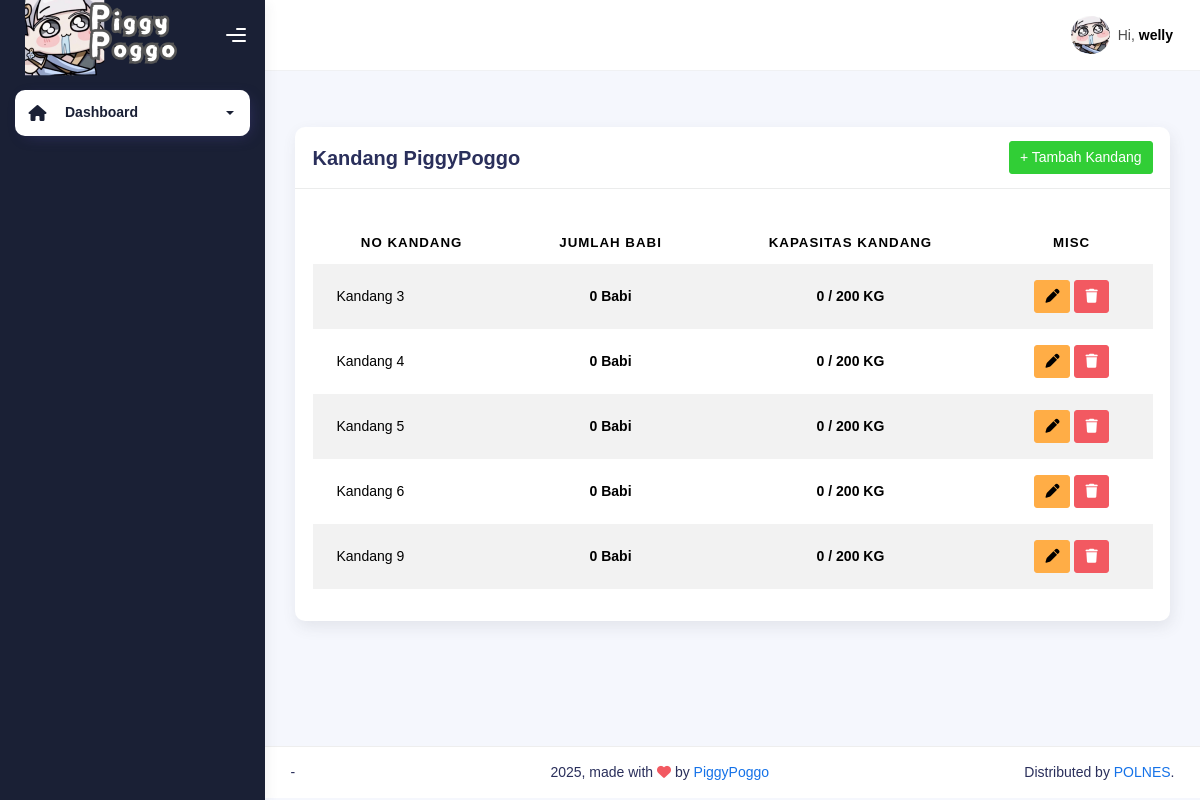
Page /kandang (signed in) on the committed database.
### piggypoggo_app/models.py (models this page shows)
class Kandang(models.Model):
    nomor_kandang = models.IntegerField(null=True, blank=True)
    def __str__(self):
        return f'{self.nomor_kandang}'

### piggypoggo_app/views.py (the view)
# urls.py: path('kandang', views.kandang, name="kandang"),
@login_required
@status_required([1, 2])
def kandang(request):
    all_kandangs = Kandang.objects.all()
    for kandang in all_kandangs:
        count = 0
        berat = 0
        all_babis = Babi.objects.filter(kandang=kandang)
        for babi in all_babis:
            babi.laporan = Laporan.objects.filter(babi=babi).last()
            berat += Decimal(babi.laporan.berat_badan)
        count += all_babis.count()
        kandang.banyaknya_babi = count
        kandang.berat_kandang = berat
    context = {
        'on': 'kandang',
        'all_kandangs': all_kandangs,
    }
    return render(request, 'kandang.html', context)

### piggypoggo_app/templates/kandang.html (shortened to what this page needs)
{% extends "base-dashboard.html" %} {% load static %}
{% block content %}
<div class="container">
    <div class="page-inner">
        <div class="page-header">
        </div>
        <div class="row">
            <div class="col-md-12">
                <div class="card">
                    <div class="card-header" style="display: flex; justify-content: space-between; align-items: center;">
                        <div class="card-title" style="margin-right: 10px;">Kandang PiggyPoggo</div>
                        <div>
                            <a href="{% url 'tambah-kandang' %}" class="btn btn-success" style="font-size: inherit; padding: 5px 10px;">+ Tambah Kandang</a>
                        </div>
                    </div>
                    <div class="card-body">
                        <table class="table table-striped mt-3">
                        <thead>
                            <tr>
                            <th scope="col" style="text-align: center;">No Kandang</th>
                            <th scope="col" style="text-align: center;">Jumlah Babi</th>
                            <th scope="col" style="text-align: center;">Kapasitas Kandang</th>
                            <th scope="col" style="text-align: center;">MISC</th>
                            </tr>
                        </thead>
                        <tbody>
                            {% for kandang in all_kandangs %}
                            <tr>
                                <td>Kandang {{ kandang }}</td>
                                <td style="text-align: center;"><b>{{ kandang.banyaknya_babi }} Babi</b></td>
                                <td style="text-align: center;"><b><span class="">{{ kandang.berat_kandang }}</span> / 200 KG</b></td>
                                <td style="text-align: center;">
                                    <a href="{% url 'edit-kandang' kandang_pk=kandang.pk %}" class="btn btn-warning" style="font-size: inherit; padding: 5px 10px;">
                                        <i class="fa fa-pen"></i>
                                    </a>
                                    <a href="#" class="btn btn-danger" style="font-size: inherit; padding: 5px 10px;" data-bs-toggle="modal" data-bs-target="#confirmDeleteModal{{ kandang.pk }}">
                                        <i class="fa fa-trash"></i>
                                    </a>
                                </td>
                            </tr>
                            {% endfor %}
                        </tbody>
                        </table>
                    </div>
                </div>
            </div>
        </div>
    </div>
</div>
{% endblock content %}

### piggypoggo_app/templates/base-dashboard.html (shortened to what this page needs)
{% load static %}
<!DOCTYPE html>
<html lang="en">
  <head>
    <link rel="stylesheet" href="{% static 'css/bootstrap.min.css' %}" />
    <link rel="stylesheet" href="{% static 'css/plugins.min.css' %}" />
    <link rel="stylesheet" href="{% static 'css/piggypoggo.min.css' %}" />
    <link rel="stylesheet" href="https://cdnjs.cloudflare.com/ajax/libs/bootstrap/5.3.3/css/bootstrap-grid.min.css" />
    <link href="https://cdn.jsdelivr.net/npm/select2@4.1.0-rc.0/dist/css/select2.min.css" rel="stylesheet" />
    <link rel="stylesheet" href="https://cdnjs.cloudflare.com/ajax/libs/font-awesome/6.5.1/css/all.min.css">
  </head>
  <body>
    <div class="wrapper">
      <div class="sidebar sidebar-style-2" data-background-color="dark">
        <div class="sidebar-logo">
          <div class="logo-header" data-background-color="dark">
            <a href="{% url 'dashboard' %}" class="logo">
              <img src="{% static 'img/piggypoggo/jinhsilogo.png' %}" alt="navbar brand" class="navbar-brand" height="90" style=""/>
            </a>
            <div class="nav-toggle">
              <button class="btn btn-toggle toggle-sidebar">
                <i class="gg-menu-right"></i>
              </button>
            </div>
          </div>
        </div>
        <div class="sidebar-wrapper scrollbar scrollbar-inner">
          <div class="sidebar-content">
            <ul class="nav nav-secondary">
              <li class="nav-item active">
                <a data-bs-toggle="collapse" href="#dashboard" class="collapsed" aria-expanded="false">
                  <i class="fas fa-home"></i>
                  <p>Dashboard</p>
                  <span class="caret"></span>
                </a>
              </li>
            </ul>
          </div>
        </div>
      </div>
      <div class="main-panel">
        <div class="main-header">
          <nav class="navbar navbar-header navbar-header-transparent navbar-expand-lg border-bottom">
            <div class="container-fluid">
              <ul class="navbar-nav topbar-nav ms-md-auto align-items-center">
                <li class="nav-item topbar-user dropdown hidden-caret">
                  <a class="dropdown-toggle profile-pic" data-bs-toggle="dropdown" href="#" aria-expanded="false">
                    <div class="avatar-sm">
                      <img
                        src="{% static 'img/piggypoggo/jinhsi-icon.png' %}"
                        alt="..."
                        class="avatar-img rounded-circle"
                      />
                    </div>
                    <span class="profile-username">
                      <span class="op-7">Hi,</span>
                      <span class="fw-bold">{{ request.user }}</span>
                    </span>
                  </a>
                </li>
              </ul>
            </div>
          </nav>
        </div>
        {% block content %}{% endblock content %}
      <footer class="footer">
          <div class="container-fluid d-flex justify-content-between">
            <nav class="pull-left">
              <ul class="nav">
                <li class="nav-item">
                  -
                </li>
              </ul>
            </nav>
            <div class="copyright">
              2025, made with <i class="fa fa-heart heart text-danger"></i> by
              <a href="">PiggyPoggo</a>
            </div>
            <div>
              Distributed by
              <a target="_blank" href="">POLNES</a>.
            </div>
          </div>
        </footer>
      </div>
    </div>
  </body>
</html>

### rows in the picture
Kandang: nomor_kandang "3", banyaknya_babi "0", berat_kandang "0"
Kandang: nomor_kandang "4", banyaknya_babi "0", berat_kandang "0"
Kandang: nomor_kandang "5", banyaknya_babi "0", berat_kandang "0"
Kandang: nomor_kandang "6", banyaknya_babi "0", berat_kandang "0"
Kandang: nomor_kandang "9", banyaknya_babi "0", berat_kandang "0"

### other values in the picture
{{ request.user }} "welly"
